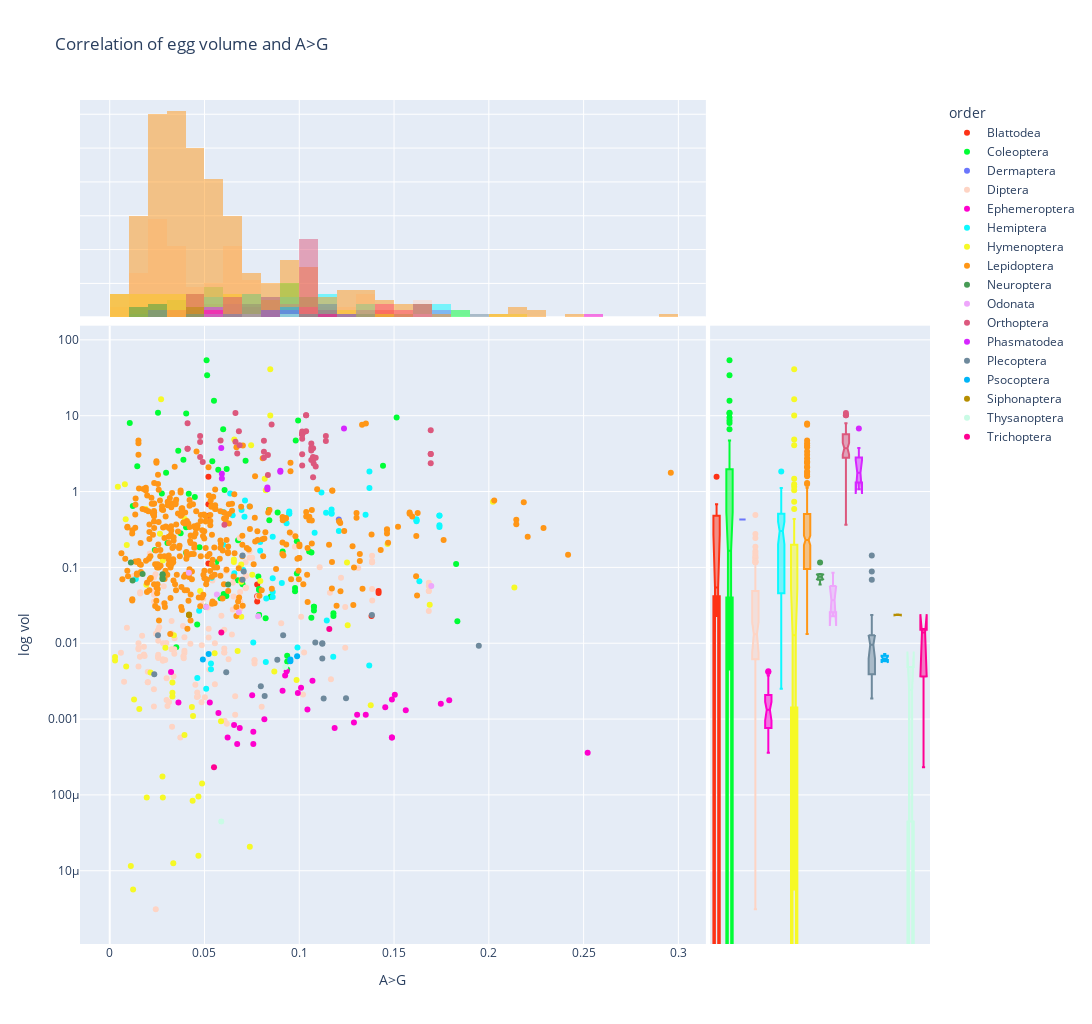

The notebook cell this image was saved under:
### Code cell
fig = px.scatter(eggo, x='A>G', y='vol', color='order', hover_data=['name'], log_y=True, labels={'vol':'log vol'}, marginal_x='histogram', marginal_y='box', color_discrete_sequence=px.colors.qualitative.Light24, title='Correlation of egg volume and A>G')
fig.update_layout(width=1440,
    height=1024,
    )
fig.show()
